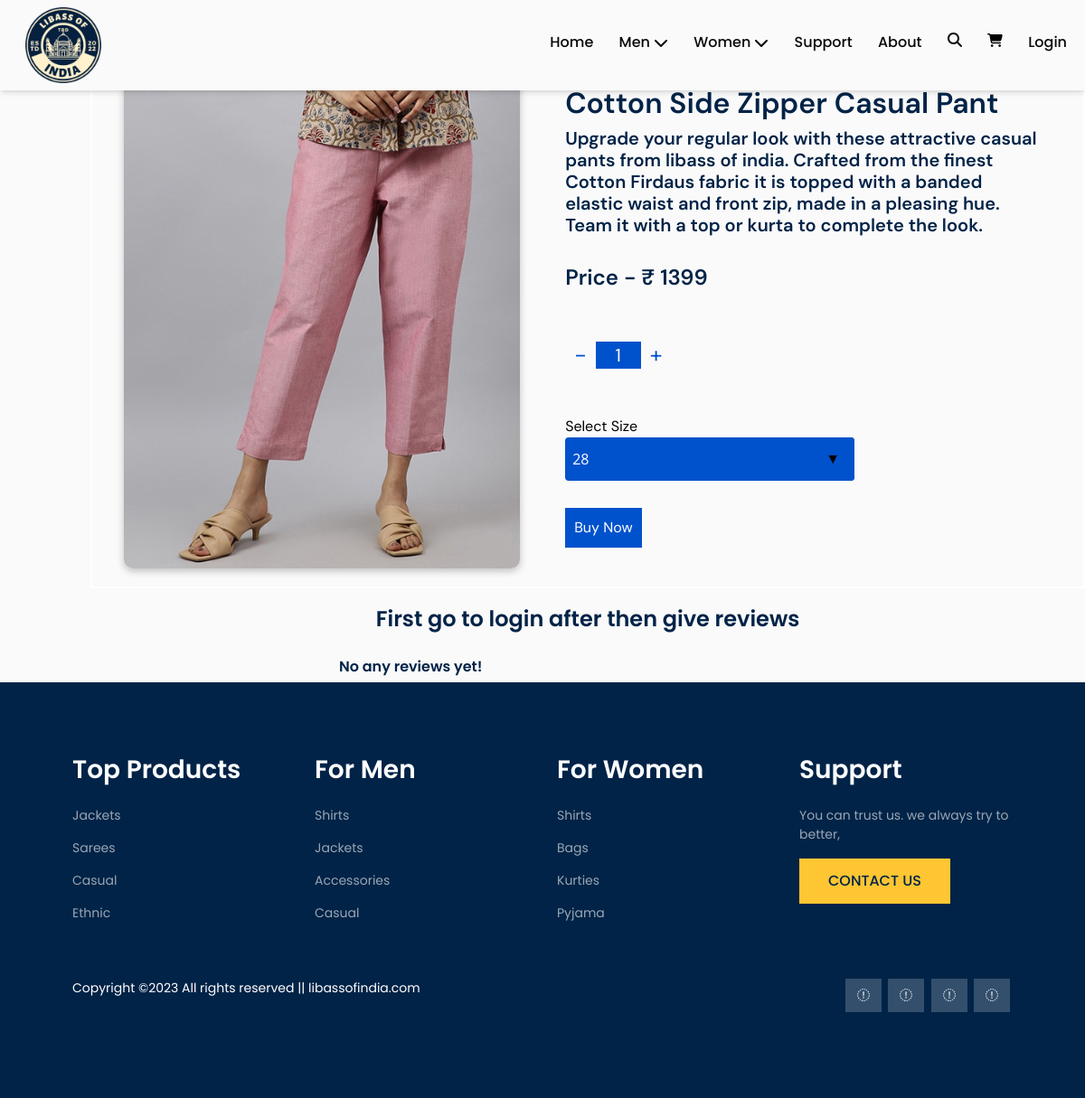
The page /product-detail/12/ on the database its author committed.
### Mainpage/models.py (models this page shows)
class ProductData(models.Model):
    product_id = models.AutoField
    product_name = models.TextField(max_length=200,default="")
    product_desc = models.TextField(max_length=5000,default="")
    product_img = models.ImageField(upload_to="product_img/")
    product_gender = models.TextField(max_length=20,
                                      choices=(("Male","Male"),("Female","Female")),default="Male")
    product_category = models.TextField(max_length=100,default="")
    product_subcategory = models.TextField(max_length=100,default="")
    product_price = models.IntegerField(default=0)
    product_size = models.TextField(max_length=100,default="")

### Mainpage/views.py (the view, shortened to what this page needs)
# urls.py: path("product-detail/<id>/",views.Product_Detail,name="Product_Detail"),
def Product_Detail(request,id):
    product_data = ProductData.objects.filter(id=id).values()
    reviews_data = ReviewData.objects.filter(product_id = id).all().values()
    myproducts = []
    for i in product_data:
        mydic = {}
        mydic["id"] = i["id"]
        mydic["product_name"] = i["product_name"]
        mydic["product_desc"] = i["product_desc"]
        mydic["product_img"] = i["product_img"]
        mydic["product_price"] = i["product_price"]
        product_size = i["product_size"].split(" ")
        while("" in product_size):
            product_size.remove("")
        mydic["product_size"] = product_size
        myproducts.append(mydic)
    review_list = []
    return render(request,"Mainpage/product-detail.html",{"product_data":myproducts,"review_list":review_list})

### Mainpage/templates/Mainpage/Product-detail.html (shortened to what this page needs)
{% extends 'Mainpage/basic.html' %}
{% load static %}
    {% block style %}
    <link rel="stylesheet" href="{% static 'css/product_detail.css' %}">
    {% endblock %}
    {% block body %}
    <div class="main-container">
        <div class="content">
            {% for i in product_data %}
            <div class="part1">
                <img src="/media/{{i.product_img}}" alt="">
            </div>
            <div class="part2">
                <div class="heading">
                    <h2>{{i.product_name}}</h2>
                    <h5>{{i.product_desc}}</h5><br>
                    <h4>Price - ₹ {{i.product_price}}</h4><br>
                </div>
                <div class="counter">
                    <span class="down" onClick='decreaseCount(event, this)'>-</span>
                    <input type="text" value="1">
                    <span class="up" onClick='increaseCount(event, this)'>+</span>
                </div><br><br>
                <form action="/cart/" method="post">{% csrf_token %}
                {% if i.product_size %}
                <label for="">Select Size</label>
                <div class="select">
                    <select name="pro_size" id="format" required>
                        {% for j in i.product_size %}
                        <option value="{{j}}">{{j}}</option>
                        {% endfor %}
                    </select>
                </div>
                {% else %}
                <input type="hidden" name="pro_size" value="No Size" id="">
                {% endif %}
                <div class="buybtn">
                        <button type="submit" id="buy_btn">Buy Now</button>
                </div>
            </form>
            </div>
            {% endfor %}
        </div>
    </div>
    <div class="main">
        <div class="reviews">
            {% if user.is_authenticated %}
            {% for i in product_data %}
            <h3 style="color: #de5824; text-align: center;">Rating</h3>
            <div class="forms">
                <form action="/Review-page/" method="post">{% csrf_token %}
                    <div class="mb-3">
                        <label for="" class="form-label">Add Rating</label>
                        <div class="rating">
                            <span class="rating__result" id="results" hidden></span>
                            <i class="rating__star far fa-star"></i>
                            <i class="rating__star far fa-star"></i>
                            <i class="rating__star far fa-star"></i>
                            <i class="rating__star far fa-star"></i>
                            <i class="rating__star far fa-star"></i>
                        </div>
                    </div>
                    <div class="mb-3">
                        <label for="" class="form-label">Enter Review</label>
                        <textarea class="form-control" id="" name="review" rows="3" required></textarea>
                    </div>
                    <input type="text" name="result" id="myresult" hidden>
                    <input type="text" name="product_id" value="{{i.id}}" id="event" hidden>
                    <input type="text" name="username" value="{{user.first_name}}" id="name" hidden>
                    <button type="submit" id="submits" class="btn btn-primary mb-3">Submit</button>
                </form>
            </div>
            {% endfor %}
            {% else %}
            <h4 style="text-align: center; padding: 20px;">First go to login after then give reviews</h4>
            {% endif %}
            {% if review_list %}
            <div class="all_reviews">
                {% for i in review_list %}
                <div class="my_review">
                    <div class="headers">
                        <div class="box1">
                            <i style='font-size:25px;' class='far'>&#xf2bd;</i>
                        </div>
                        <div class="box2">
                            <h6>{{i.reviewer_name}}</h6>
                        </div>
                    </div>
                    <div class="footer">
                        <div class="ratings" style="margin-left: 55px;">
                            {% for j in i.stars|make_list %}
                            <i style="font-size: 20px; color: black;" class="fa fa-star"></i>
                            {% endfor %}
                        </div>
                    </div>
                    <div class="text-content" style="margin-left: 55px;">
                        <p>{{i.review_text}}</p>
                    </div>
                </div>
                {% endfor %}
            </div>
            {% else %}
            <h6>No any reviews yet!</h6>
            {% endif %}
        </div>
    </div>
    {% endblock %}

### static/css/basic.css (style rules this page uses)
:root { --color-white-100: hsl(206, 5%, 98%); --color-white-200: hsl(206, 5%, 90%); --color-white-300: hsl(206, 5%, 80%); --color-white-400: hsl(206, 5%, 65%); --color-white-500: hsl(206, 5%, 50%); --color-black-100: hsl(213, 23%, 8%); --color-black-200: hsl(214, 21%, 6%); --color-black-300: hsl(210, 21%, 6%); --color-black-400: hsl(216, 22%, 4%); --color-black-500: hsl(220, 18%, 3%); --color-pink-100: hsl(326, 85%, 90%); --color-pink-200: hsl(327, 87%, 80%); --color-pink-300: hsl(329, 86%, 70%); --color-pink-400: hsl(330, 81%, 60%); --color-pink-500: hsl(333, 71%, 50%); --shadow-small: 0 1px 3px 0 rgba(0, 0, 0, 0.1), 0 1px 2px 0 rgba(0, 0, 0, 0.06); --shadow-medium: 0 4px 6px -1px rgba(0, 0, 0, 0.1), 0 2px 4px -1px rgba(0, 0, 0, 0.06); --shadow-large: 0 10px 15px -3px rgba(0, 0, 0, 0.1), 0 4px 6px -2px rgba(0, 0, 0, 0.05); }
body { -ms-overflow-style: none; scrollbar-width: none; overflow: hidden; overflow-y: scroll; }
*, *::before, *::after { padding: 0; margin: 0; box-sizing: border-box; list-style: none; list-style-type: none; text-decoration: none; -webkit-font-smoothing: antialiased; -moz-osx-font-smoothing: grayscale; text-rendering: optimizeLegibility; }
html { font-size: 100%; box-sizing: inherit; scroll-behavior: smooth; height: -webkit-fill-available; }
body { font-family: "Segoe UI", Tahoma, Geneva, Verdana, sans-serif; font-size: 1rem; font-weight: 400; line-height: 1.5; height: -webkit-fill-available; color: var(--color-black-500); background-color: var(--color-white-100); }
a, button { cursor: pointer; border: none; outline: none; -webkit-user-select: none; -moz-user-select: none; -ms-user-select: none; user-select: none; background: none; box-shadow: none; }
img, video { display: block; max-width: 100%; height: auto; -o-object-fit: cover; object-fit: cover; }
:root { --white: #fff; --black: #000; --dark: #1e1e1e; --gray: rgba(1, 1, 1, 0.6); --lite: rgba(255, 255, 255, 0.6); --primary: #002347; --secondary: #fdc632; }
body { margin: 0; overflow-x: hidden !important; font-family: "Poppins", sans-serif; }
a, button { transition: 0.5s; }
h1, h2, h3, h4, h5, h6 { color: var(--primary); font-weight: 600; }
a, button, input, textarea, select { outline: none !important; }

### static/css/product_detail.css (style rules this page uses)
.main-container { border: 2px solid white; margin-left: 100px; }
.main-container .content { height: auto; margin-top: 50px; display: flex; flex-wrap: wrap; justify-content: center; align-items: center; }
.main-container .content .part1 { height: 100%; width: 40%; box-shadow: rgba(0, 0, 0, 0.24) 0px 3px 8px; border-radius: 10px; margin: 20px; }
.main-container .content .part1 img { width: 100%; border-radius: 10px; }
.main-container .content .part2 { height: 100%; width: 50%; font-family: 'DM Sans', sans-serif; color: black; padding: 10px; margin: 20px; }
.counter { display: flex; align-items: center; margin-top: 20px; }
.counter input { width: 50px; border: 0; line-height: 30px; font-size: 20px; text-align: center; background: #0052cc; color: #fff; appearance: none; outline: 0; }
.counter span { display: block; font-size: 25px; padding: 0 10px; cursor: pointer; color: #0052cc; user-select: none; }
.main-container .content .part2 .buybtn { margin-top: 30px; }
.main-container .content .part2 .buybtn button { padding: 10px; border: none; background-color: #0052cc; color: white; }
.main { margin-left: 100px; display: flex; flex-wrap: wrap; justify-content: center; }
.reviews { width: 50%; }
select { -webkit-appearance:none; -moz-appearance:none; -ms-appearance:none; appearance:none; outline:0; box-shadow:none; border:0!important; background: #0052cc; background-image: none; flex: 1; padding: 0 .5em; color: white; cursor:pointer; font-size: 1em; font-family: 'Open Sans', sans-serif; }
.select { position: relative; display: flex; width: 20em; height: 3em; line-height: 3; background: #0052cc; overflow: hidden; border-radius: .25em; }
.select::after { content: '\25BC'; position: absolute; top: 0; right: 0; padding: 0 1em; background: #0052cc; cursor:pointer; pointer-events:none; transition:.25s all ease; }

### rows shown on the page
ProductData: product_img (picture), product_name "Cotton Side Zipper Casual Pant", product_desc "Upgrade your regular look with these attractive casual pants from libass of india. Crafted from the finest Cotton Firdaus fabric it is topped with a banded elastic waist and front zip, made in a pleasing hue. Team it with a top or kurta to complete the look."

### other values the page prints
{{ i.product_price }} "1399"
form field pro_size "28"
